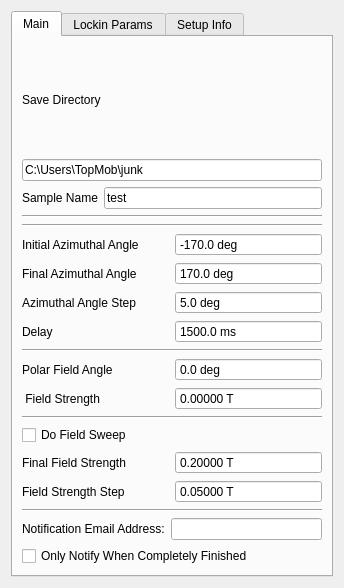
<?xml version="1.0" encoding="UTF-8"?>
<ui version="4.0">
 <class>Form</class>
 <widget class="QWidget" name="Form">
  <property name="geometry">
   <rect>
    <x>0</x>
    <y>0</y>
    <width>344</width>
    <height>588</height>
   </rect>
  </property>
  <property name="windowTitle">
   <string>Form</string>
  </property>
  <layout class="QVBoxLayout" name="verticalLayout">
   <item>
    <widget class="QTabWidget" name="tabWidget">
     <property name="currentIndex">
      <number>0</number>
     </property>
     <widget class="QWidget" name="tab">
      <attribute name="title">
       <string>Main</string>
      </attribute>
      <layout class="QVBoxLayout" name="verticalLayout_2">
       <item>
        <layout class="QGridLayout" name="save_params">
         <item row="0" column="0" colspan="2">
          <widget class="QLabel" name="label_8">
           <property name="text">
            <string>Save Directory</string>
           </property>
          </widget>
         </item>
         <item row="1" column="0" colspan="2">
          <widget class="QLineEdit" name="save_dir">
           <property name="text">
            <string>C:\Users\TopMob\junk</string>
           </property>
           <property name="placeholderText">
            <string>C:\Users\</string>
           </property>
          </widget>
         </item>
         <item row="2" column="1">
          <widget class="QLineEdit" name="sample_name">
           <property name="text">
            <string>test</string>
           </property>
           <property name="placeholderText">
            <string>test</string>
           </property>
          </widget>
         </item>
         <item row="2" column="0">
          <widget class="QLabel" name="label_12">
           <property name="enabled">
            <bool>true</bool>
           </property>
           <property name="text">
            <string>Sample Name</string>
           </property>
          </widget>
         </item>
        </layout>
       </item>
       <item>
        <widget class="Line" name="line">
         <property name="orientation">
          <enum>Qt::Horizontal</enum>
         </property>
        </widget>
       </item>
       <item>
        <widget class="Line" name="line">
         <property name="orientation">
          <enum>Qt::Horizontal</enum>
         </property>
        </widget>
       </item>
       <item>
        <layout class="QGridLayout" name="initial_params">
         <item row="0" column="1">
          <widget class="QDoubleSpinBox" name="azimuth_start">
           <property name="buttonSymbols">
            <enum>QAbstractSpinBox::NoButtons</enum>
           </property>
           <property name="suffix">
            <string> deg</string>
           </property>
           <property name="decimals">
            <number>1</number>
           </property>
           <property name="minimum">
            <double>-360.000000000000000</double>
           </property>
           <property name="maximum">
            <double>360.000000000000000</double>
           </property>
           <property name="singleStep">
            <double>0.500000000000000</double>
           </property>
           <property name="value">
            <double>-170.000000000000000</double>
           </property>
          </widget>
         </item>
         <item row="0" column="0">
          <widget class="QLabel" name="label_14">
           <property name="text">
            <string>Initial Azimuthal Angle</string>
           </property>
          </widget>
         </item>
         <item row="2" column="0">
          <widget class="QLabel" name="label_9">
           <property name="text">
            <string>Azimuthal Angle Step</string>
           </property>
          </widget>
         </item>
         <item row="2" column="1">
          <widget class="QDoubleSpinBox" name="azimuth_step">
           <property name="buttonSymbols">
            <enum>QAbstractSpinBox::NoButtons</enum>
           </property>
           <property name="suffix">
            <string> deg</string>
           </property>
           <property name="decimals">
            <number>1</number>
           </property>
           <property name="minimum">
            <double>-345.000000000000000</double>
           </property>
           <property name="maximum">
            <double>345.000000000000000</double>
           </property>
           <property name="singleStep">
            <double>0.500000000000000</double>
           </property>
           <property name="value">
            <double>5.000000000000000</double>
           </property>
          </widget>
         </item>
         <item row="1" column="1">
          <widget class="QDoubleSpinBox" name="azimuth_end">
           <property name="buttonSymbols">
            <enum>QAbstractSpinBox::NoButtons</enum>
           </property>
           <property name="suffix">
            <string> deg</string>
           </property>
           <property name="decimals">
            <number>1</number>
           </property>
           <property name="minimum">
            <double>-360.000000000000000</double>
           </property>
           <property name="maximum">
            <double>360.000000000000000</double>
           </property>
           <property name="singleStep">
            <double>0.500000000000000</double>
           </property>
           <property name="value">
            <double>170.000000000000000</double>
           </property>
          </widget>
         </item>
         <item row="1" column="0">
          <widget class="QLabel" name="label_19">
           <property name="text">
            <string>Final Azimuthal Angle</string>
           </property>
          </widget>
         </item>
         <item row="3" column="0">
          <widget class="QLabel" name="label_15">
           <property name="text">
            <string>Delay</string>
           </property>
          </widget>
         </item>
         <item row="3" column="1">
          <widget class="QDoubleSpinBox" name="delay">
           <property name="buttonSymbols">
            <enum>QAbstractSpinBox::NoButtons</enum>
           </property>
           <property name="suffix">
            <string> ms</string>
           </property>
           <property name="decimals">
            <number>1</number>
           </property>
           <property name="maximum">
            <double>50000.000000000000000</double>
           </property>
           <property name="value">
            <double>1500.000000000000000</double>
           </property>
          </widget>
         </item>
        </layout>
       </item>
       <item>
        <widget class="Line" name="line_4">
         <property name="orientation">
          <enum>Qt::Horizontal</enum>
         </property>
        </widget>
       </item>
       <item>
        <layout class="QGridLayout" name="gridLayout">
         <item row="0" column="0">
          <widget class="QLabel" name="label_10">
           <property name="text">
            <string>Polar Field Angle</string>
           </property>
          </widget>
         </item>
         <item row="0" column="1">
          <widget class="QDoubleSpinBox" name="polar_field">
           <property name="buttonSymbols">
            <enum>QAbstractSpinBox::NoButtons</enum>
           </property>
           <property name="suffix">
            <string> deg</string>
           </property>
           <property name="decimals">
            <number>1</number>
           </property>
           <property name="maximum">
            <double>90.000000000000000</double>
           </property>
           <property name="singleStep">
            <double>0.500000000000000</double>
           </property>
          </widget>
         </item>
         <item row="1" column="0">
          <widget class="QLabel" name="label_4">
           <property name="text">
            <string> Field Strength</string>
           </property>
          </widget>
         </item>
         <item row="1" column="1">
          <widget class="QDoubleSpinBox" name="field_start">
           <property name="buttonSymbols">
            <enum>QAbstractSpinBox::NoButtons</enum>
           </property>
           <property name="suffix">
            <string> T</string>
           </property>
           <property name="decimals">
            <number>5</number>
           </property>
           <property name="minimum">
            <double>-0.300000000000000</double>
           </property>
           <property name="maximum">
            <double>0.300000000000000</double>
           </property>
           <property name="singleStep">
            <double>0.000010000000000</double>
           </property>
          </widget>
         </item>
        </layout>
       </item>
       <item>
        <widget class="Line" name="line_2">
         <property name="orientation">
          <enum>Qt::Horizontal</enum>
         </property>
        </widget>
       </item>
       <item>
        <layout class="QGridLayout" name="gridLayout_2">
         <item row="0" column="0" colspan="2">
          <widget class="QCheckBox" name="do_field_sweep">
           <property name="text">
            <string>Do Field Sweep</string>
           </property>
           <property name="tristate">
            <bool>false</bool>
           </property>
          </widget>
         </item>
         <item row="1" column="1">
          <widget class="QDoubleSpinBox" name="field_end">
           <property name="buttonSymbols">
            <enum>QAbstractSpinBox::NoButtons</enum>
           </property>
           <property name="suffix">
            <string> T</string>
           </property>
           <property name="decimals">
            <number>5</number>
           </property>
           <property name="minimum">
            <double>-0.300000000000000</double>
           </property>
           <property name="maximum">
            <double>0.300000000000000</double>
           </property>
           <property name="singleStep">
            <double>0.000010000000000</double>
           </property>
           <property name="value">
            <double>0.200000000000000</double>
           </property>
          </widget>
         </item>
         <item row="1" column="0">
          <widget class="QLabel" name="label_5">
           <property name="text">
            <string>Final Field Strength</string>
           </property>
          </widget>
         </item>
         <item row="2" column="0">
          <widget class="QLabel" name="label_6">
           <property name="text">
            <string>Field Strength Step</string>
           </property>
          </widget>
         </item>
         <item row="2" column="1">
          <widget class="QDoubleSpinBox" name="field_step">
           <property name="buttonSymbols">
            <enum>QAbstractSpinBox::NoButtons</enum>
           </property>
           <property name="suffix">
            <string> T</string>
           </property>
           <property name="decimals">
            <number>5</number>
           </property>
           <property name="minimum">
            <double>0.000000000000000</double>
           </property>
           <property name="maximum">
            <double>0.300000000000000</double>
           </property>
           <property name="singleStep">
            <double>0.000010000000000</double>
           </property>
           <property name="value">
            <double>0.050000000000000</double>
           </property>
          </widget>
         </item>
        </layout>
       </item>
       <item>
        <widget class="Line" name="line_5">
         <property name="orientation">
          <enum>Qt::Horizontal</enum>
         </property>
        </widget>
       </item>
       <item>
        <layout class="QHBoxLayout" name="horizontalLayout">
         <item>
          <widget class="QLabel" name="label_13">
           <property name="text">
            <string>Notification Email Address:</string>
           </property>
          </widget>
         </item>
         <item>
          <widget class="QLineEdit" name="notify_email"/>
         </item>
        </layout>
       </item>
       <item>
        <widget class="QCheckBox" name="notify_at_end">
         <property name="text">
          <string>Only Notify When Completely Finished</string>
         </property>
        </widget>
       </item>
      </layout>
      <zorder></zorder>
      <zorder>line_2</zorder>
      <zorder>line_5</zorder>
      <zorder>notify_at_end</zorder>
      <zorder>line_4</zorder>
      <zorder>line</zorder>
      <zorder>line</zorder>
     </widget>
     <widget class="QWidget" name="tab_2">
      <attribute name="title">
       <string>Lockin Params</string>
      </attribute>
      <layout class="QVBoxLayout" name="verticalLayout_3">
       <item>
        <layout class="QGridLayout" name="gridLayout_3">
         <item row="6" column="0">
          <widget class="QLabel" name="label_18">
           <property name="text">
            <string>AC Gain 2</string>
           </property>
          </widget>
         </item>
         <item row="2" column="1">
          <widget class="QDoubleSpinBox" name="lockin_phase2">
           <property name="buttonSymbols">
            <enum>QAbstractSpinBox::NoButtons</enum>
           </property>
           <property name="suffix">
            <string> deg</string>
           </property>
           <property name="decimals">
            <number>2</number>
           </property>
           <property name="minimum">
            <double>-360.000000000000000</double>
           </property>
           <property name="maximum">
            <double>360.000000000000000</double>
           </property>
           <property name="singleStep">
            <double>0.001000000000000</double>
           </property>
           <property name="value">
            <double>0.000000000000000</double>
           </property>
          </widget>
         </item>
         <item row="5" column="1">
          <widget class="QComboBox" name="lockin_setup">
           <item>
            <property name="text">
             <string>Single Harmonic</string>
            </property>
           </item>
           <item>
            <property name="text">
             <string>Dual Harmonic</string>
            </property>
           </item>
          </widget>
         </item>
         <item row="4" column="0">
          <widget class="QLabel" name="label_13">
           <property name="text">
            <string>Sense Mode (1)</string>
           </property>
          </widget>
         </item>
         <item row="0" column="0">
          <widget class="QLabel" name="label_13">
           <property name="text">
            <string>Lockin Freq</string>
           </property>
          </widget>
         </item>
         <item row="3" column="0">
          <widget class="QLabel" name="label_17">
           <property name="text">
            <string>AC Gain (1)</string>
           </property>
          </widget>
         </item>
         <item row="1" column="1">
          <widget class="QDoubleSpinBox" name="lockin_phase1">
           <property name="buttonSymbols">
            <enum>QAbstractSpinBox::NoButtons</enum>
           </property>
           <property name="suffix">
            <string> deg</string>
           </property>
           <property name="decimals">
            <number>2</number>
           </property>
           <property name="minimum">
            <double>-360.000000000000000</double>
           </property>
           <property name="maximum">
            <double>360.000000000000000</double>
           </property>
           <property name="singleStep">
            <double>0.001000000000000</double>
           </property>
           <property name="value">
            <double>0.000000000000000</double>
           </property>
          </widget>
         </item>
         <item row="0" column="1">
          <widget class="QDoubleSpinBox" name="lockin_freq">
           <property name="buttonSymbols">
            <enum>QAbstractSpinBox::NoButtons</enum>
           </property>
           <property name="suffix">
            <string> Hz</string>
           </property>
           <property name="decimals">
            <number>3</number>
           </property>
           <property name="maximum">
            <double>250000.000000000000000</double>
           </property>
           <property name="singleStep">
            <double>0.001000000000000</double>
           </property>
           <property name="value">
            <double>1713.000000000000000</double>
           </property>
          </widget>
         </item>
         <item row="4" column="1">
          <widget class="QComboBox" name="lockin_sense_mode1">
           <property name="editable">
            <bool>false</bool>
           </property>
           <property name="currentIndex">
            <number>2</number>
           </property>
           <item>
            <property name="text">
             <string>A</string>
            </property>
           </item>
           <item>
            <property name="text">
             <string>-B</string>
            </property>
           </item>
           <item>
            <property name="text">
             <string>A-B</string>
            </property>
           </item>
          </widget>
         </item>
         <item row="2" column="0">
          <widget class="QLabel" name="label_16">
           <property name="text">
            <string>Lockin Phase 2</string>
           </property>
          </widget>
         </item>
         <item row="1" column="0">
          <widget class="QLabel" name="label_13">
           <property name="text">
            <string>Lockin Phase 1</string>
           </property>
          </widget>
         </item>
         <item row="3" column="1">
          <widget class="QDoubleSpinBox" name="ac_gain1">
           <property name="buttonSymbols">
            <enum>QAbstractSpinBox::NoButtons</enum>
           </property>
           <property name="suffix">
            <string> dB</string>
           </property>
           <property name="decimals">
            <number>1</number>
           </property>
          </widget>
         </item>
         <item row="6" column="1">
          <widget class="QDoubleSpinBox" name="ac_gain2">
           <property name="buttonSymbols">
            <enum>QAbstractSpinBox::NoButtons</enum>
           </property>
           <property name="suffix">
            <string> dB</string>
           </property>
           <property name="decimals">
            <number>1</number>
           </property>
          </widget>
         </item>
         <item row="5" column="0">
          <widget class="QLabel" name="label_20">
           <property name="text">
            <string>Lockin Setup</string>
           </property>
          </widget>
         </item>
         <item row="7" column="0">
          <widget class="QLabel" name="label_21">
           <property name="text">
            <string>Sense Mode 2</string>
           </property>
          </widget>
         </item>
         <item row="7" column="1">
          <widget class="QComboBox" name="lockin_sense_mode2">
           <property name="editable">
            <bool>false</bool>
           </property>
           <property name="currentIndex">
            <number>2</number>
           </property>
           <item>
            <property name="text">
             <string>A</string>
            </property>
           </item>
           <item>
            <property name="text">
             <string>-B</string>
            </property>
           </item>
           <item>
            <property name="text">
             <string>A-B</string>
            </property>
           </item>
          </widget>
         </item>
        </layout>
       </item>
       <item>
        <spacer name="verticalSpacer">
         <property name="orientation">
          <enum>Qt::Vertical</enum>
         </property>
         <property name="sizeHint" stdset="0">
          <size>
           <width>20</width>
           <height>386</height>
          </size>
         </property>
        </spacer>
       </item>
      </layout>
      <zorder></zorder>
      <zorder>verticalSpacer</zorder>
     </widget>
     <widget class="QWidget" name="tab_3">
      <attribute name="title">
       <string>Setup Info</string>
      </attribute>
      <layout class="QVBoxLayout" name="verticalLayout_4">
       <item>
        <layout class="QGridLayout" name="station_params">
         <item row="0" column="1">
          <widget class="QLabel" name="station_name">
           <property name="enabled">
            <bool>true</bool>
           </property>
          </widget>
         </item>
         <item row="2" column="0" colspan="2">
          <widget class="QLineEdit" name="calib_file"/>
         </item>
         <item row="1" column="0">
          <widget class="QLabel" name="label_12">
           <property name="enabled">
            <bool>true</bool>
           </property>
           <property name="text">
            <string>Calibration File</string>
           </property>
          </widget>
         </item>
         <item row="0" column="0">
          <widget class="QLabel" name="label_12">
           <property name="enabled">
            <bool>true</bool>
           </property>
           <property name="text">
            <string>Probe Station</string>
           </property>
          </widget>
         </item>
        </layout>
       </item>
       <item>
        <spacer name="verticalSpacer_2">
         <property name="orientation">
          <enum>Qt::Vertical</enum>
         </property>
         <property name="sizeHint" stdset="0">
          <size>
           <width>20</width>
           <height>560</height>
          </size>
         </property>
        </spacer>
       </item>
      </layout>
     </widget>
    </widget>
   </item>
  </layout>
 </widget>
 <resources/>
 <connections/>
</ui>
